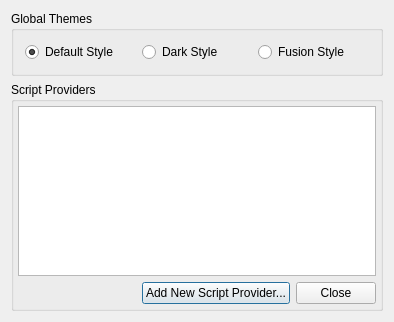
<?xml version="1.0" encoding="UTF-8"?>
<ui version="4.0">
 <class>UIRStatsSettingsManager</class>
 <widget class="QDialog" name="UIRStatsSettingsManager">
  <property name="geometry">
   <rect>
    <x>0</x>
    <y>0</y>
    <width>394</width>
    <height>322</height>
   </rect>
  </property>
  <property name="windowTitle">
   <string>ROCKET-STATS Settings</string>
  </property>
  <layout class="QVBoxLayout" name="verticalLayout_3">
   <item>
    <widget class="QGroupBox" name="verticalGroupBox">
     <property name="title">
      <string>Global Themes</string>
     </property>
     <layout class="QHBoxLayout" name="horizontalLayout_3">
      <property name="leftMargin">
       <number>11</number>
      </property>
      <property name="topMargin">
       <number>11</number>
      </property>
      <property name="rightMargin">
       <number>11</number>
      </property>
      <property name="bottomMargin">
       <number>11</number>
      </property>
      <item>
       <widget class="QRadioButton" name="m_rdbDefault">
        <property name="text">
         <string>Default Style</string>
        </property>
        <property name="checked">
         <bool>true</bool>
        </property>
       </widget>
      </item>
      <item>
       <widget class="QRadioButton" name="m_rdbDark">
        <property name="text">
         <string>Dark Style</string>
        </property>
       </widget>
      </item>
      <item>
       <widget class="QRadioButton" name="m_rdbFusion">
        <property name="text">
         <string>Fusion Style</string>
        </property>
       </widget>
      </item>
     </layout>
    </widget>
   </item>
   <item>
    <widget class="QGroupBox" name="verticalGroupBox_2">
     <property name="title">
      <string>Script Providers</string>
     </property>
     <layout class="QVBoxLayout" name="verticalLayout_2">
      <property name="leftMargin">
       <number>4</number>
      </property>
      <property name="topMargin">
       <number>4</number>
      </property>
      <property name="rightMargin">
       <number>4</number>
      </property>
      <property name="bottomMargin">
       <number>4</number>
      </property>
      <item>
       <widget class="QTableWidget" name="m_tblScriptProviders"/>
      </item>
      <item>
       <layout class="QHBoxLayout" name="horizontalLayout_2">
        <item>
         <spacer name="horizontalSpacer">
          <property name="orientation">
           <enum>Qt::Horizontal</enum>
          </property>
          <property name="sizeHint" stdset="0">
           <size>
            <width>40</width>
            <height>20</height>
           </size>
          </property>
         </spacer>
        </item>
        <item>
         <widget class="QPushButton" name="m_btnNewScriptProvider">
          <property name="text">
           <string>Add New Script Provider...</string>
          </property>
         </widget>
        </item>
        <item>
         <widget class="QPushButton" name="m_btnClose">
          <property name="text">
           <string>Close</string>
          </property>
         </widget>
        </item>
       </layout>
      </item>
     </layout>
    </widget>
   </item>
  </layout>
 </widget>
 <tabstops>
  <tabstop>m_rdbDefault</tabstop>
  <tabstop>m_rdbDark</tabstop>
  <tabstop>m_rdbFusion</tabstop>
  <tabstop>m_tblScriptProviders</tabstop>
  <tabstop>m_btnNewScriptProvider</tabstop>
  <tabstop>m_btnClose</tabstop>
 </tabstops>
 <resources/>
 <connections/>
</ui>
